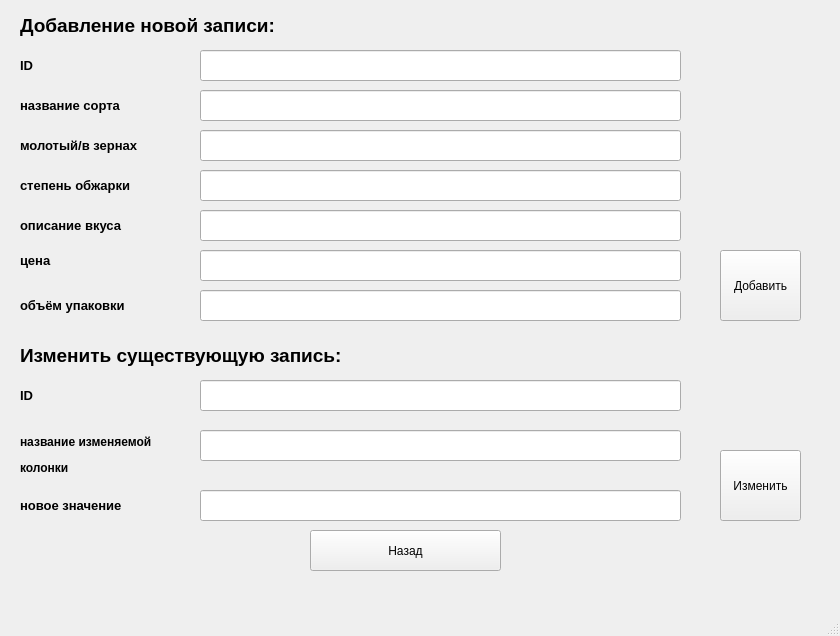
<?xml version="1.0" encoding="UTF-8"?>
<ui version="4.0">
 <class>MainWindow</class>
 <widget class="QMainWindow" name="MainWindow">
  <property name="geometry">
   <rect>
    <x>0</x>
    <y>0</y>
    <width>840</width>
    <height>636</height>
   </rect>
  </property>
  <property name="windowTitle">
   <string>MainWindow</string>
  </property>
  <widget class="QWidget" name="centralwidget">
   <widget class="QLabel" name="label">
    <property name="geometry">
     <rect>
      <x>20</x>
      <y>10</y>
      <width>331</width>
      <height>31</height>
     </rect>
    </property>
    <property name="text">
     <string>&lt;html&gt;&lt;head/&gt;&lt;body&gt;&lt;p&gt;&lt;span style=&quot; font-size:14pt; font-weight:600;&quot;&gt;Добавление новой записи:&lt;/span&gt;&lt;/p&gt;&lt;/body&gt;&lt;/html&gt;</string>
    </property>
   </widget>
   <widget class="QLabel" name="label_2">
    <property name="geometry">
     <rect>
      <x>20</x>
      <y>50</y>
      <width>31</width>
      <height>31</height>
     </rect>
    </property>
    <property name="text">
     <string>&lt;html&gt;&lt;head/&gt;&lt;body&gt;&lt;p&gt;&lt;span style=&quot; font-size:10pt; font-weight:600;&quot;&gt;ID&lt;/span&gt;&lt;/p&gt;&lt;/body&gt;&lt;/html&gt;</string>
    </property>
   </widget>
   <widget class="QLabel" name="label_3">
    <property name="geometry">
     <rect>
      <x>20</x>
      <y>90</y>
      <width>151</width>
      <height>31</height>
     </rect>
    </property>
    <property name="text">
     <string>&lt;html&gt;&lt;head/&gt;&lt;body&gt;&lt;p&gt;&lt;span style=&quot; font-size:10pt; font-weight:600;&quot;&gt;название сорта&lt;/span&gt;&lt;/p&gt;&lt;/body&gt;&lt;/html&gt;</string>
    </property>
   </widget>
   <widget class="QLabel" name="label_4">
    <property name="geometry">
     <rect>
      <x>20</x>
      <y>170</y>
      <width>161</width>
      <height>31</height>
     </rect>
    </property>
    <property name="text">
     <string>&lt;html&gt;&lt;head/&gt;&lt;body&gt;&lt;p&gt;&lt;span style=&quot; font-size:10pt; font-weight:600;&quot;&gt;степень обжарки&lt;/span&gt;&lt;/p&gt;&lt;/body&gt;&lt;/html&gt;</string>
    </property>
   </widget>
   <widget class="QLabel" name="label_5">
    <property name="geometry">
     <rect>
      <x>20</x>
      <y>130</y>
      <width>191</width>
      <height>31</height>
     </rect>
    </property>
    <property name="text">
     <string>&lt;html&gt;&lt;head/&gt;&lt;body&gt;&lt;p&gt;&lt;span style=&quot; font-size:10pt; font-weight:600;&quot;&gt;молотый/в зернах&lt;/span&gt;&lt;/p&gt;&lt;/body&gt;&lt;/html&gt;</string>
    </property>
   </widget>
   <widget class="QLabel" name="label_6">
    <property name="geometry">
     <rect>
      <x>20</x>
      <y>210</y>
      <width>151</width>
      <height>31</height>
     </rect>
    </property>
    <property name="text">
     <string>&lt;html&gt;&lt;head/&gt;&lt;body&gt;&lt;p&gt;&lt;span style=&quot; font-size:10pt; font-weight:600;&quot;&gt;описание вкуса&lt;/span&gt;&lt;/p&gt;&lt;/body&gt;&lt;/html&gt;</string>
    </property>
   </widget>
   <widget class="QLabel" name="label_7">
    <property name="geometry">
     <rect>
      <x>20</x>
      <y>250</y>
      <width>151</width>
      <height>21</height>
     </rect>
    </property>
    <property name="text">
     <string>&lt;html&gt;&lt;head/&gt;&lt;body&gt;&lt;p&gt;&lt;span style=&quot; font-size:10pt; font-weight:600;&quot;&gt;цена&lt;/span&gt;&lt;/p&gt;&lt;/body&gt;&lt;/html&gt;</string>
    </property>
   </widget>
   <widget class="QLabel" name="label_8">
    <property name="geometry">
     <rect>
      <x>20</x>
      <y>290</y>
      <width>151</width>
      <height>31</height>
     </rect>
    </property>
    <property name="text">
     <string>&lt;html&gt;&lt;head/&gt;&lt;body&gt;&lt;p&gt;&lt;span style=&quot; font-size:10pt; font-weight:600;&quot;&gt;объём упаковки&lt;/span&gt;&lt;/p&gt;&lt;/body&gt;&lt;/html&gt;</string>
    </property>
   </widget>
   <widget class="QLineEdit" name="lineEdit">
    <property name="geometry">
     <rect>
      <x>200</x>
      <y>50</y>
      <width>481</width>
      <height>31</height>
     </rect>
    </property>
   </widget>
   <widget class="QLineEdit" name="lineEdit_2">
    <property name="geometry">
     <rect>
      <x>200</x>
      <y>90</y>
      <width>481</width>
      <height>31</height>
     </rect>
    </property>
   </widget>
   <widget class="QLineEdit" name="lineEdit_3">
    <property name="geometry">
     <rect>
      <x>200</x>
      <y>130</y>
      <width>481</width>
      <height>31</height>
     </rect>
    </property>
   </widget>
   <widget class="QLineEdit" name="lineEdit_4">
    <property name="geometry">
     <rect>
      <x>200</x>
      <y>170</y>
      <width>481</width>
      <height>31</height>
     </rect>
    </property>
   </widget>
   <widget class="QLineEdit" name="lineEdit_5">
    <property name="geometry">
     <rect>
      <x>200</x>
      <y>210</y>
      <width>481</width>
      <height>31</height>
     </rect>
    </property>
   </widget>
   <widget class="QLineEdit" name="lineEdit_6">
    <property name="geometry">
     <rect>
      <x>200</x>
      <y>250</y>
      <width>481</width>
      <height>31</height>
     </rect>
    </property>
   </widget>
   <widget class="QLineEdit" name="lineEdit_7">
    <property name="geometry">
     <rect>
      <x>200</x>
      <y>290</y>
      <width>481</width>
      <height>31</height>
     </rect>
    </property>
   </widget>
   <widget class="QLabel" name="label_9">
    <property name="geometry">
     <rect>
      <x>20</x>
      <y>340</y>
      <width>411</width>
      <height>31</height>
     </rect>
    </property>
    <property name="text">
     <string>&lt;html&gt;&lt;head/&gt;&lt;body&gt;&lt;p&gt;&lt;span style=&quot; font-size:14pt; font-weight:600;&quot;&gt;Изменить существующую запись:&lt;/span&gt;&lt;/p&gt;&lt;/body&gt;&lt;/html&gt;</string>
    </property>
   </widget>
   <widget class="QLabel" name="label_10">
    <property name="geometry">
     <rect>
      <x>20</x>
      <y>380</y>
      <width>31</width>
      <height>31</height>
     </rect>
    </property>
    <property name="text">
     <string>&lt;html&gt;&lt;head/&gt;&lt;body&gt;&lt;p&gt;&lt;span style=&quot; font-size:10pt; font-weight:600;&quot;&gt;ID&lt;/span&gt;&lt;/p&gt;&lt;/body&gt;&lt;/html&gt;</string>
    </property>
   </widget>
   <widget class="QLineEdit" name="lineEdit_8">
    <property name="geometry">
     <rect>
      <x>200</x>
      <y>380</y>
      <width>481</width>
      <height>31</height>
     </rect>
    </property>
   </widget>
   <widget class="QLineEdit" name="lineEdit_9">
    <property name="geometry">
     <rect>
      <x>200</x>
      <y>430</y>
      <width>481</width>
      <height>31</height>
     </rect>
    </property>
   </widget>
   <widget class="QLineEdit" name="lineEdit_10">
    <property name="geometry">
     <rect>
      <x>200</x>
      <y>490</y>
      <width>481</width>
      <height>31</height>
     </rect>
    </property>
   </widget>
   <widget class="QLabel" name="label_11">
    <property name="geometry">
     <rect>
      <x>20</x>
      <y>430</y>
      <width>311</width>
      <height>51</height>
     </rect>
    </property>
    <property name="text">
     <string>&lt;html&gt;&lt;head/&gt;&lt;body&gt;&lt;p&gt;&lt;span style=&quot; font-size:9pt; font-weight:600;&quot;&gt;название изменяемой&lt;/span&gt;&lt;/p&gt;&lt;p&gt;&lt;span style=&quot; font-size:9pt; font-weight:600;&quot;&gt;колонки&lt;/span&gt;&lt;/p&gt;&lt;/body&gt;&lt;/html&gt;</string>
    </property>
   </widget>
   <widget class="QLabel" name="label_12">
    <property name="geometry">
     <rect>
      <x>20</x>
      <y>490</y>
      <width>151</width>
      <height>31</height>
     </rect>
    </property>
    <property name="text">
     <string>&lt;html&gt;&lt;head/&gt;&lt;body&gt;&lt;p&gt;&lt;span style=&quot; font-size:10pt; font-weight:600;&quot;&gt;новое значение&lt;/span&gt;&lt;/p&gt;&lt;/body&gt;&lt;/html&gt;</string>
    </property>
   </widget>
   <widget class="QPushButton" name="pushButton">
    <property name="geometry">
     <rect>
      <x>720</x>
      <y>250</y>
      <width>81</width>
      <height>71</height>
     </rect>
    </property>
    <property name="text">
     <string>Добавить</string>
    </property>
   </widget>
   <widget class="QPushButton" name="pushButton_2">
    <property name="geometry">
     <rect>
      <x>720</x>
      <y>450</y>
      <width>81</width>
      <height>71</height>
     </rect>
    </property>
    <property name="text">
     <string>Изменить</string>
    </property>
   </widget>
   <widget class="QPushButton" name="pushButton_3">
    <property name="geometry">
     <rect>
      <x>310</x>
      <y>530</y>
      <width>191</width>
      <height>41</height>
     </rect>
    </property>
    <property name="text">
     <string>Назад</string>
    </property>
   </widget>
  </widget>
  <widget class="QMenuBar" name="menubar">
   <property name="geometry">
    <rect>
     <x>0</x>
     <y>0</y>
     <width>840</width>
     <height>26</height>
    </rect>
   </property>
  </widget>
  <widget class="QStatusBar" name="statusbar"/>
 </widget>
 <resources/>
 <connections/>
</ui>
